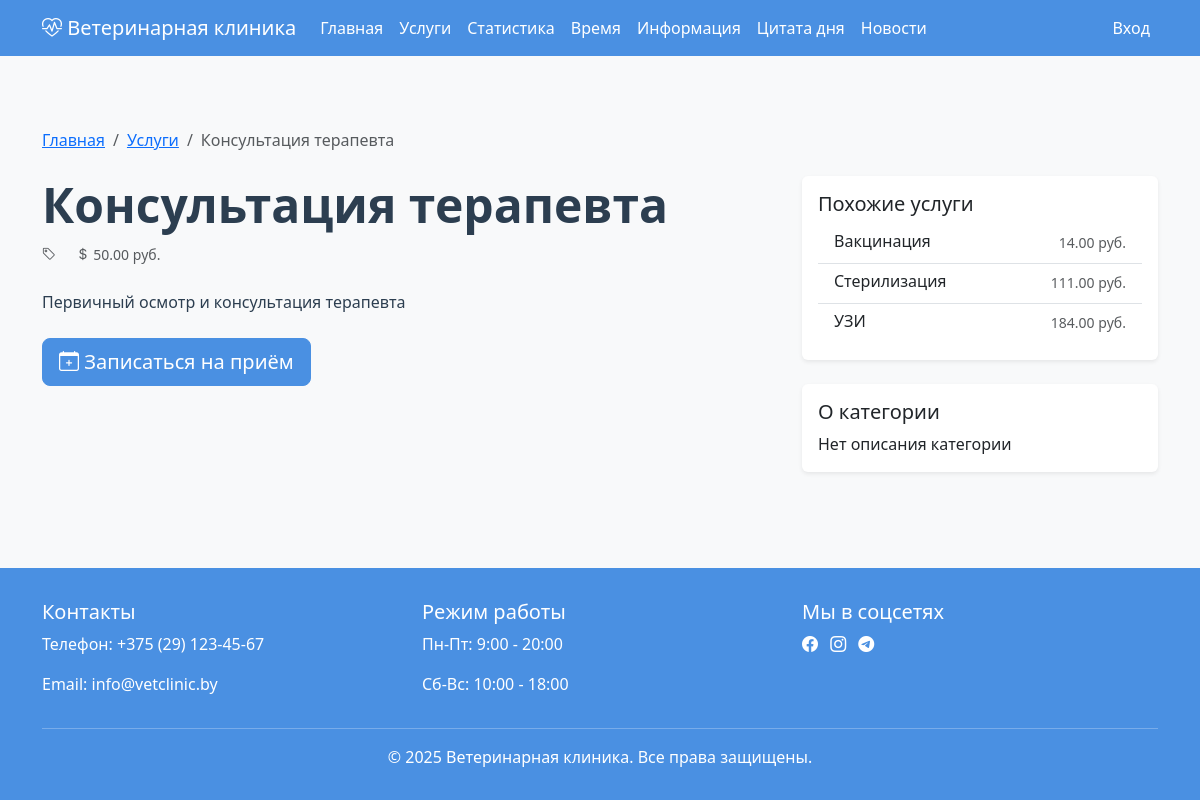
The app's page /services/1/ with its own data.
### main/models.py (models this page shows, shortened)
class Service(models.Model):
    name = models.CharField(max_length=100, verbose_name='Название')
    price = models.DecimalField(max_digits=8, decimal_places=2, verbose_name='Цена')
    description = models.TextField(verbose_name='Описание')
    category = models.CharField(max_length=100, verbose_name='Категория услуги')
    created_at = models.DateTimeField(auto_now_add=True, verbose_name='Добавлено', null=True, blank=True)
    updated_at = models.DateTimeField(auto_now=True, verbose_name='Изменено', null=True, blank=True)
    class Meta:
        verbose_name = 'Услуга'
        verbose_name_plural = 'Услуги'

### main/views.py (the view)
# urls.py: path('services/<int:pk>/', views.service_detail, name='service_detail'),
def service_detail(request, pk):
    service = get_object_or_404(Service, pk=pk)
    related_services = Service.objects.filter(category=service.category).exclude(pk=pk)[:3]
    return render(request, 'main/service_detail.html', {
        'service': service,
        'related_services': related_services
    })

### main/templates/main/service_detail.html (shortened to what this page needs)
{% extends 'base.html' %}
{% block content %}
<div class="container py-5">
    <nav aria-label="breadcrumb" class="mb-4">
        <ol class="breadcrumb">
            <li class="breadcrumb-item"><a href="{% url 'index' %}">Главная</a></li>
            <li class="breadcrumb-item"><a href="{% url 'service_list' %}">Услуги</a></li>
            <li class="breadcrumb-item active" aria-current="page">{{ service.name }}</li>
        </ol>
    </nav>
    <div class="row">
        <div class="col-lg-8">
            <div class="mb-4">
                <h1 class="display-5 fw-bold">{{ service.name }}</h1>
                <div class="text-muted mb-3">
                    <small>
                        <i class="bi bi-tag"></i> {{ service.category.name }}
                        <span class="ms-3">
                            <i class="bi bi-currency-dollar"></i> {{ service.price }} руб.
                        </span>
                    </small>
                </div>
            </div>
            <div class="service-description mb-4">
                {{ service.description|linebreaks }}
            </div>
            <div class="mb-4">
                <a href="{% url 'appointment_create' %}?service={{ service.pk }}" class="btn btn-primary btn-lg">
                    <i class="bi bi-calendar-plus"></i> Записаться на приём
                </a>
            </div>
        </div>
        <div class="col-lg-4">
            {% if related_services %}
            <div class="card shadow-sm mb-4">
                <div class="card-body">
                    <h5 class="card-title">Похожие услуги</h5>
                    <div class="list-group list-group-flush">
                        {% for related in related_services %}
                        <a href="{% url 'service_detail' related.pk %}" class="list-group-item list-group-item-action">
                            <div class="d-flex w-100 justify-content-between">
                                <h6 class="mb-1">{{ related.name }}</h6>
                                <small class="text-muted">{{ related.price }} руб.</small>
                            </div>
                        </a>
                        {% endfor %}
                    </div>
                </div>
            </div>
            {% endif %}
            <div class="card shadow-sm">
                <div class="card-body">
                    <h5 class="card-title">О категории</h5>
                    <p class="card-text">{{ service.category.description|default:"Нет описания категории" }}</p>
                </div>
            </div>
        </div>
    </div>
</div>
{% endblock %}

### templates/base.html (style rules this page uses)
:root { --primary-color: #4a90e2; --secondary-color: #f39c12; --accent-color: #2ecc71; --background-color: #f8f9fa; --text-color: #2c3e50; }
body { background-color: var(--background-color); color: var(--text-color); }
.btn-primary { background-color: var(--primary-color); border-color: var(--primary-color); }
.card { border: none; box-shadow: 0 2px 4px rgba(0,0,0,0.1); transition: transform 0.3s ease; }

### records on screen
Service: name "Консультация терапевта", price "50.00", description "Первичный осмотр и консультация терапевта", category.description "Нет описания категории"
Service: name "Вакцинация", price "14.00"
Service: name "Стерилизация", price "111.00"
Service: name "УЗИ", price "184.00"
